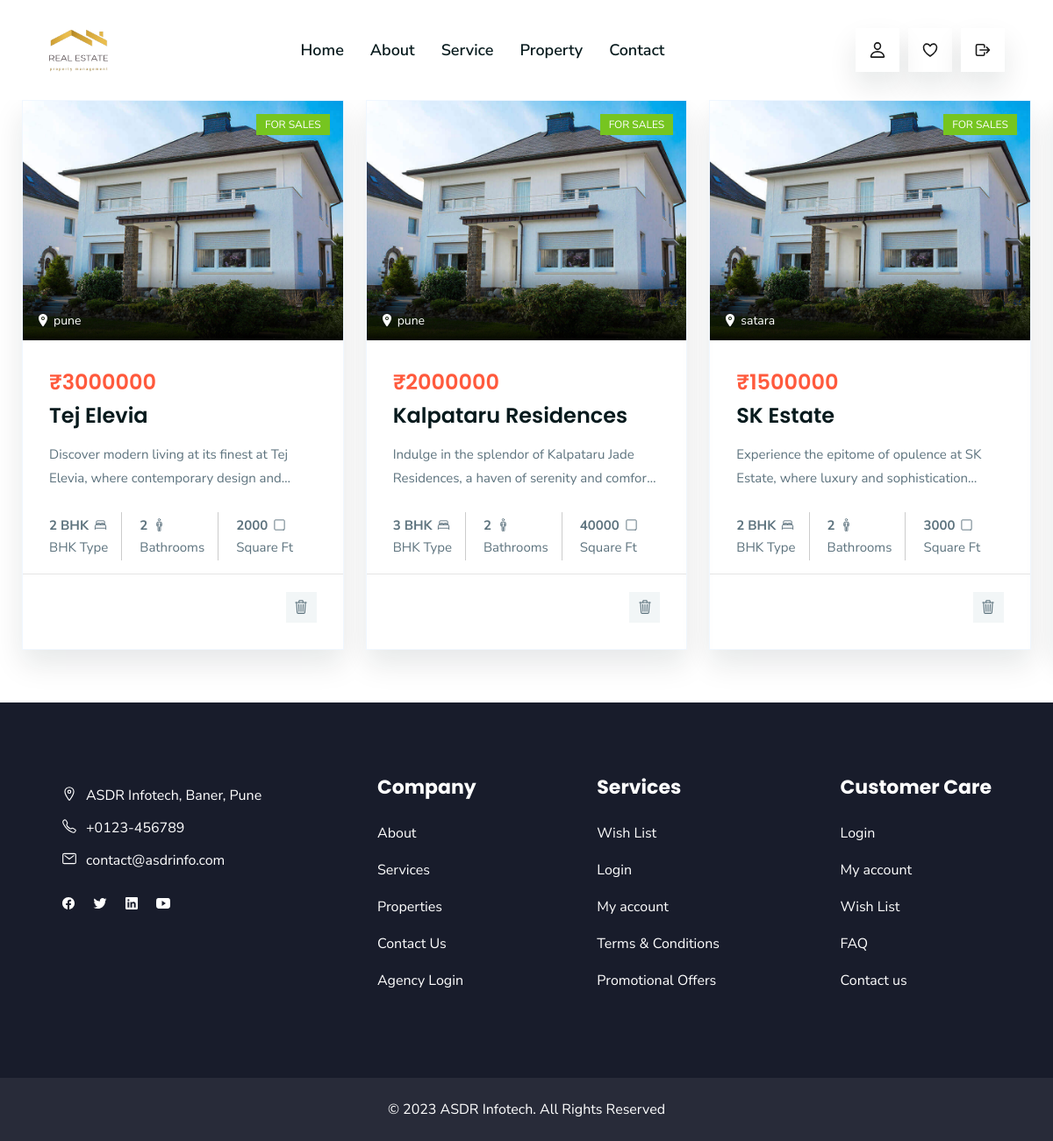
The app's page /afterUsersLogin/logedinUsersProperty.php (signed in) with its own data.
### tables this page shows
CREATE TABLE `property` (
  `srno` int(10) NOT NULL,
  `sellername` varchar(30) NOT NULL,
  `userid` int(10) NOT NULL,
  `city` varchar(20) NOT NULL,
  `ptype` varchar(20) NOT NULL,
  `pname` varchar(50) NOT NULL,
  `plocation` varchar(50) NOT NULL,
  `sqft` float NOT NULL,
  `bhk` varchar(20) NOT NULL,
  `age` varchar(20) NOT NULL,
  `furnishing` varchar(20) NOT NULL,
  `floor` varchar(50) NOT NULL,
  `tfloor` int(50) NOT NULL,
  `pdescribe` text NOT NULL,
  `prise` int(11) NOT NULL,
  `available` date NOT NULL,
  `img` varchar(250) NOT NULL,
  `addedon` timestamp NOT NULL DEFAULT current_timestamp()
);

### afterUsersLogin/logedinUsersProperty.php (the view, shortened to what this page needs)
<?php
$userid = $_GET['userid'];
?>
<!DOCTYPE html>
<html lang="en">
<?php
include '../_dbconnect.php';
?>
<head>
    <link rel="stylesheet" href="../assets/css/style.css">
</head>
<body>
    <header class="header" data-header>
        <div class="header-bottom">
            <div class="container">
                <a href="#" class="logo">
                    <img src="../assets/images/cLogo.png" width="70px" height="50px" alt="Homeverse logo">
                </a>
                <nav class="navbar" data-navbar>
                    <div class="navbar-bottom">
                        <ul class="navbar-list">
                            <li>
                                <a href="../afterUsersLogin/indexLoginUser.php" class="navbar-link"
                                    data-nav-link>Home</a>
                            </li>
                            <li>
                                <a href="../afterUsersLogin/about.php" class="navbar-link active"
                                    data-nav-link>About</a>
                            </li>
                            <li>
                                <a href="../afterUsersLogin/services.php" class="navbar-link" data-nav-link>Service</a>
                            </li>
                            <li>
                                <a href="../afterUsersLogin/properties.php" class="navbar-link"
                                    data-nav-link>Property</a>
                            </li>
                            <li>
                                <a href="../afterUsersLogin/contact.php" class="navbar-link" data-nav-link>Contact</a>
                            </li>
                        </ul>
                    </div>
                </nav>
                <div class="header-bottom-actions">
                    <div class="dropdown">
                        <button class="header-bottom-actions-btn" aria-label="Profile">
                            <ion-icon name="person-outline"></ion-icon>
                        </button>
                    </div>
                    <button class="header-bottom-actions-btn" id="fevButton" aria-label="Cart">
                        <a href="showFev.php">
                            <ion-icon name="heart-outline"></ion-icon>
                        </a>
                    </button>
                    <button class="header-bottom-actions-btn" aria-label="Logout"
                        onclick="location.href='../_logout.php';">
                        <ion-icon name="log-out-outline"></ion-icon>
                    </button>
                </div>
            </div>
        </div>
    </header>
    <main>
        <article>
            <section class="property" id="property">
                <div class="container">
                    <ul class="property-list has-scrollbar">
                        <?php
                        $sqlForProperties = "select * from property where userid = '$userid'";
                        $querySqlForProperties = mysqli_query($conn, $sqlForProperties);
                        $howMany = mysqli_num_rows($querySqlForProperties);
                        if ($howMany >= 1) {
                            while ($fatchProperty = mysqli_fetch_assoc($querySqlForProperties)) {
                                $srno = $fatchProperty['srno'];
                                $pname = $fatchProperty['pname'];
                                $location = $fatchProperty['plocation'];
                                $sqft = $fatchProperty['sqft'];
                                $bhk = $fatchProperty['bhk'];
                                $describep = $fatchProperty['pdescribe'];
                                $price = $fatchProperty['prise'];
                                echo '
                <li>
                  <div class="property-card">
                    <figure class="card-banner">
                      <a href="#">
                        <img src="../assets/images/property-1.jpg" alt="New Apartment Nice View" class="w-100">
                      </a>
                      <div class="card-badge green">for Sales</div>
                      <div class="banner-actions">
                        <button class="banner-actions-btn">
                          <ion-icon name="location"></ion-icon>
                          <address>' . $location . '</address>
                        </button>
                      </div>
                    </figure>
                    <div class="card-content">
                      <div class="card-price">
                        <strong>₹' . $price . '</strong>
                      </div>
                      <h3 class="h3 card-title">
                        <a href="bookProperty.php?srno=' . $srno . '">' . $pname . '</a>
                      </h3>
                      <p class="card-text" id="description">
                        ' . $describep . '
                        </p>
                      <ul class="card-list">
                        <li class="card-item">
                          <strong>' . $bhk . '</strong>
                          <ion-icon name="bed-outline"></ion-icon>
                          <span>BHK Type</span>
                        </li>
                        <li class="card-item">
                          <strong>2</strong>
                          <ion-icon name="man-outline"></ion-icon>
                          <span>Bathrooms</span>
                        </li>
                        <li class="card-item">
                          <strong>' . $sqft . '</strong>
                          <ion-icon name="square-outline"></ion-icon>
                          <span>Square Ft</span>
                        </li>
                      </ul>
                    </div>
                    <div class="card-footer">
                      <div class="card-footer-actions">
                        <a href="deleteProperty.php?srno=' . $srno . '&userid=' . $userid . '"><button class="card-footer-actions-btn">
                            <ion-icon name="trash-outline"></ion-icon>
                        </button></a>
                      </div>
                    </div>
                  </div>
                </li>
                ';
                            }
                        } else {
                            echo '
                        <center><h2 class="h2 section-title">No any property to show</h2></center>
                        ';
                        }
                        ?>
                    </ul>
                </div>
            </section>
        </article>
    </main>
    <footer class="footer">
        <div class="footer-top">
            <div class="container">
                <div class="footer-brand">
                    <ul class="contact-list">
                        <li>
                            <a href="#" class="contact-link">
                                <ion-icon name="location-outline"></ion-icon>
                                <address>ASDR Infotech, Baner, Pune</address>
                            </a>
                        </li>
                        <li>
                            <a href="tel:+0123456789" class="contact-link">
                                <ion-icon name="call-outline"></ion-icon>
                                <span>+0123-456789</span>
                            </a>
                        </li>
                        <li>
                            <a href="mailto:contact@homeverse.com" class="contact-link">
                                <ion-icon name="mail-outline"></ion-icon>
                                <span>contact@asdrinfo.com</span>
                            </a>
                        </li>
                    </ul>
                    <ul class="social-list">
                        <li>
                            <a href="#" class="social-link">
                                <ion-icon name="logo-facebook"></ion-icon>
                            </a>
                        </li>
                        <li>
                            <a href="#" class="social-link">
                                <ion-icon name="logo-twitter"></ion-icon>
                            </a>
                        </li>
                        <li>
                            <a href="https://www.linkedin.com/company/asdr-infotech-pvt-ltd/mycompany/" target="_blank"
                                class="social-link">
                                <ion-icon name="logo-linkedin"></ion-icon>
                            </a>
                        </li>
                        <li>
                            <a href="#" class="social-link">
                                <ion-icon name="logo-youtube"></ion-icon>
                            </a>
                        </li>
                    </ul>
                </div>
                <div class="footer-link-box">
                    <ul class="footer-list">
                        <li>
                            <p class="footer-list-title">Company</p>
                        </li>
                        <li>
                            <a href="about.php" class="footer-link">About</a>
                        </li>
                        <li>
                            <a href="services.php" class="footer-link">Services</a>
                        </li>
                        <li>
                            <a href="properties.php" class="footer-link">Properties</a>
                        </li>
                        <li>
                            <a href="contact.php" class="footer-link">Contact Us</a>
                        </li>
                        <li>
                            <a href="#" class="footer-link">Agency Login</a>
                        </li>
                    </ul>
                    <ul class="footer-list">
                        <li>
                            <p class="footer-list-title">Services</p>
                        </li>
                        <li>
                            <a href="#" class="footer-link">Wish List</a>
                        </li>
                        <li>
                            <a href="#" class="footer-link">Login</a>
                        </li>
                        <li>
                            <a href="#" class="footer-link">My account</a>
                        </li>
                        <li>
                            <a href="#" class="footer-link">Terms & Conditions</a>
                        </li>
                        <li>
                            <a href="#" class="footer-link">Promotional Offers</a>
                        </li>
                    </ul>
                    <ul class="footer-list">
                        <li>
                            <p class="footer-list-title">Customer Care</p>
                        </li>
                        <li>
                            <a href="#" class="footer-link">Login</a>
                        </li>
                        <li>
                            <a href="#" class="footer-link">My account</a>
                        </li>
                        <li>
                            <a href="#" class="footer-link">Wish List</a>
                        </li>
                        <li>
                            <a href="#" class="footer-link">FAQ</a>
                        </li>
                        <li>
                            <a href="contact.php" class="footer-link">Contact us</a>
                        </li>
                    </ul>
                </div>
            </div>
        </div>
        <div class="footer-bottom">
            <div class="container">
                <p class="copyright">
                    &copy; 2023 <a href="https://asdrinfotech.com/" target="_blank">ASDR Infotech</a>. All Rights
                    Reserved
                </p>
            </div>
        </div>
    </footer>
</body>
</html>

### afterUsersLogin/logedinUsersProperty.php (style rules this page uses)
.dropdown { position: relative; }
.card-text { overflow: hidden; text-overflow: ellipsis; display: -webkit-box; -webkit-line-clamp: 2; -webkit-box-orient: vertical; }

### records on screen
property: plocation "pune", prise "3000000", pname "Tej Elevia", pdescribe "Discover modern living at its finest at Tej Elevia, where contemporary design…", bhk "2 BHK", sqft "2000"
property: plocation "pune", prise "2000000", pname "Kalpataru Residences", pdescribe "Indulge in the splendor of Kalpataru Jade Residences, a haven of serenity and…", bhk "3 BHK", sqft "40000"
property: plocation "satara", prise "1500000", pname "SK Estate", pdescribe "Experience the epitome of opulence at SK Estate, where luxury and…", bhk "2 BHK", sqft "3000"
